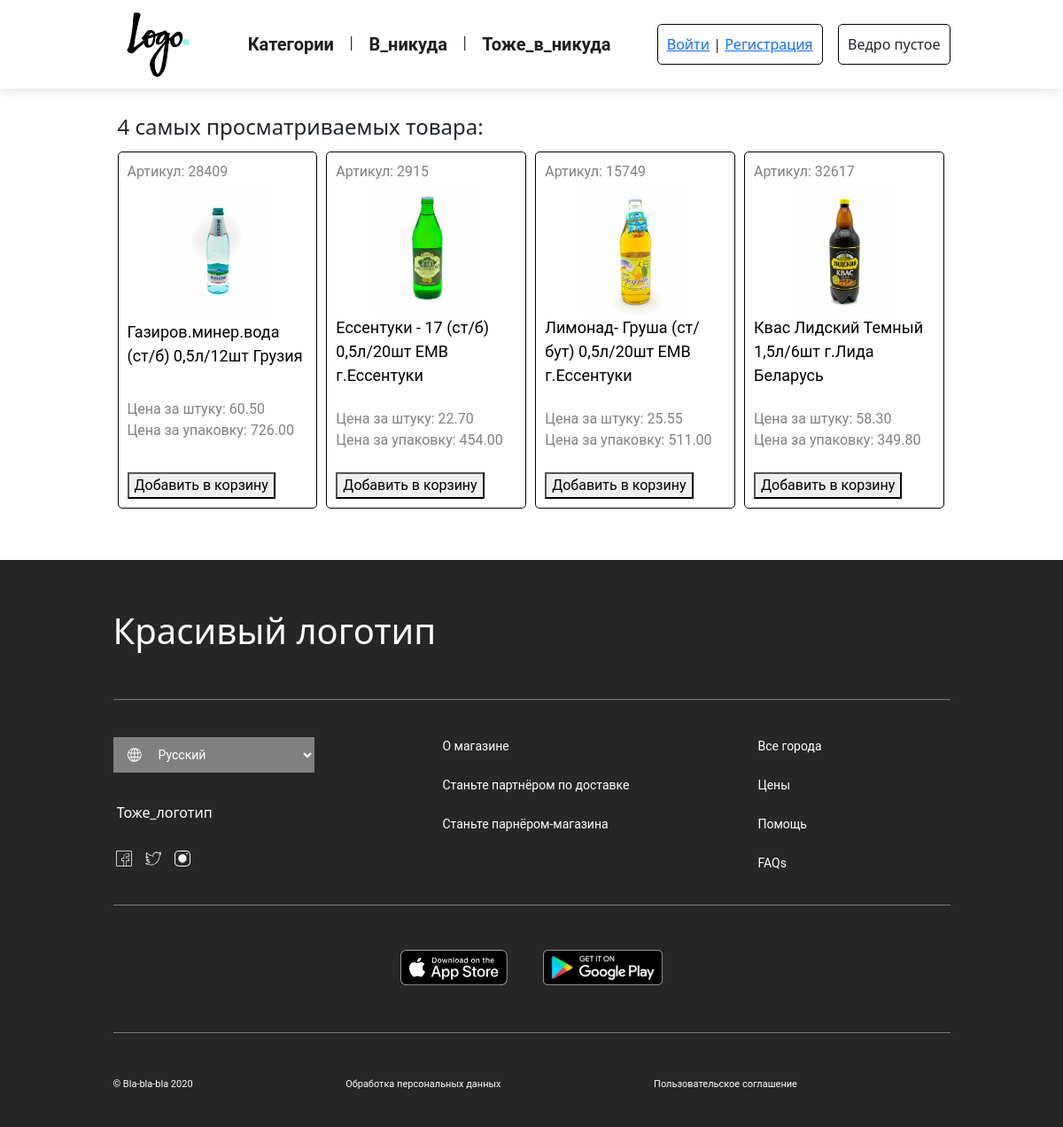
The page / on the database its author committed.
### main/models.py (models this page shows, shortened)
class Product(models.Model):
    title = models.CharField(max_length=150, verbose_name='Название')
    article = models.IntegerField(verbose_name='Артикул', unique=True)
    description = models.TextField(verbose_name='Описание', blank=True)
    category = models.ForeignKey(Category, on_delete=models.CASCADE, verbose_name='Категория')
    main_image = models.ImageField(verbose_name='Главное изображение', upload_to='product_photo/', blank=True)
    price_unit = models.DecimalField(max_digits=9, decimal_places=2, verbose_name='Цена за штуку')
    price_pack = models.DecimalField(max_digits=9, decimal_places=2, verbose_name='Цена за упаковку', blank=True)
    created_at = models.DateTimeField(auto_now_add=True, verbose_name='Дата добавления')
    update_at = models.DateTimeField(auto_now=True, verbose_name='Дата обновления')
    is_published = models.BooleanField(default=True, verbose_name='Публикация')
    views = models.IntegerField(default=0, verbose_name='Кол-во просмотров')
    class Meta:
        verbose_name = "Товар"
        verbose_name_plural = "Товары"
        ordering = ['-views']

### main/views.py (the view)
# urls.py: path('', main_page, name='main_page'),
def main_page(request):
    products = Product.objects.order_by('-views')[:4]
    context = {'products': products}
    return render(request, 'main/main_page.html', context)

### cart/cart.py (called while the page is built)
    def __len__(self):
        return sum(item['quantity'] for item in self.cart.values())

### cart/context_processors/cart_context_processor.py (called while the page is built)
def cart(request):
    cart = Cart(request)
    context = {'cart': cart}
    return context

### main/templates/main/main_page.html (shortened to what this page needs)
{% extends "base.html" %}
{% load static %}
{% block for_connect_another %}<link rel="stylesheet" href="{% static 'main/css/main_page.css' %}">{% endblock%}
{% block content %}
<h4>4 самых просматриваемых товара:</h4>
<div class="main_products">
    {% for product in products %}
        <div class="main_product">
            <div class="articl">Артикул: {{ product.article }}</div>
            <a href="/product/{{ product.pk }}">
                <div class="product_img"><img src="{{ product.main_image.url }}" alt=""></div>
                <div class="product_title">{{product.title}}</div>
            </a>
            <br>
            <div class="prices">
                <div>Цена за штуку: {{ product.price_unit }}</div>
                <div>Цена за упаковку: {{ product.price_pack }}</div>
            </div>
            <br>
            <div class="cart">
              <form method="POST" class="cart_form">
                  <button type="submit" class="button">Добавить в корзину</button>
              </form>
          </div>
        </div>
    {% endfor %}
</div>
{% endblock%}

### internet_shop/static/css/base.css (style rules this page uses)
body { margin: 0px; }

### main/static/main/css/main_page.css (style rules this page uses)
h4 { padding: 5px; }
.main_products { display: flex; flex-direction: row; flex-wrap: wrap; }
.main_product { width: 23.9%; margin: 0px 5px; margin-bottom: 10px; padding: 10px; font-family: Roboto; font-style: normal; font-weight: normal; border: 1px solid black; border-radius: 5px; display: flex; flex-direction: column; justify-content: space-between; }
.main_product .articl, .prices { color: gray; }
.main_product a { text-decoration: none; color: black; font-size: 18px; }
.product_img { text-align: center; }
.product_img img { height: 150px; }
.cart_form { flex-direction: row; flex-wrap: nowrap; justify-content: space-between; }

### rows shown on the page
Product: article "28409", main_image (picture), title "Газиров.минер.вода (ст/б) 0,5л/12шт Грузия", price_unit "60.50", price_pack "726.00"
Product: article "2915", main_image (picture), title "Ессентуки - 17 (ст/б) 0,5л/20шт ЕМВ г.Ессентуки", price_unit "22.70", price_pack "454.00"
Product: article "15749", main_image (picture), title "Лимонад- Груша (ст/бут) 0,5л/20шт ЕМВ г.Ессентуки", price_unit "25.55", price_pack "511.00"
Product: article "32617", main_image (picture), title "Квас Лидский Темный 1,5л/6шт г.Лида Беларусь", price_unit "58.30", price_pack "349.80"
